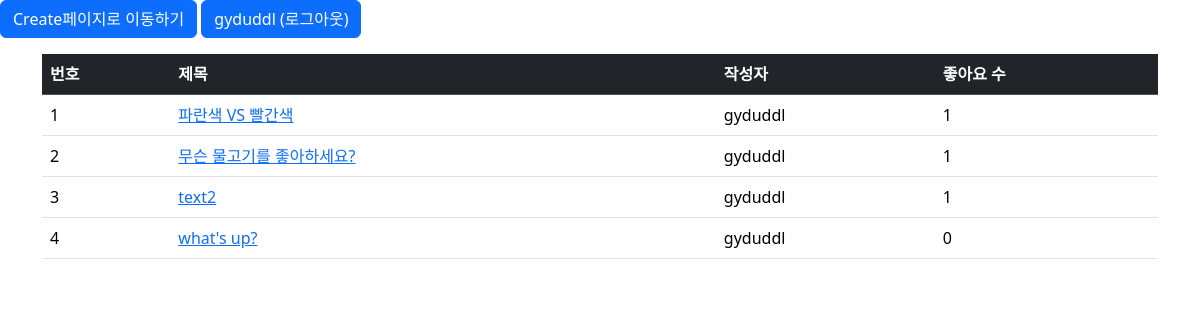
/polls/ (signed in), run on an earlier commit of the app's database.
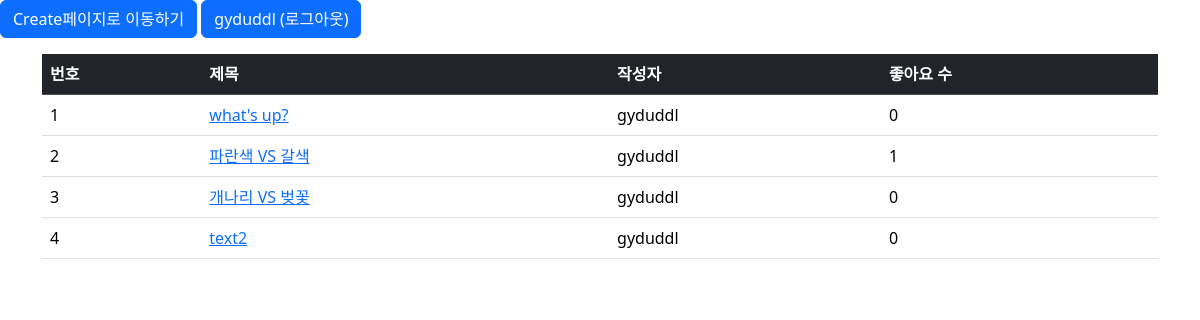
And on a later commit of the database.
### polls/models.py (models this page shows, shortened)
class Question(models.Model):
    user = models.ForeignKey(settings.AUTH_USER_MODEL, on_delete=models.CASCADE, default=1)
    like_users = models.ManyToManyField(settings.AUTH_USER_MODEL, related_name='like_articles')
    question_Text = models.CharField(max_length=200)
    pub_date = models.DateTimeField('date published')

### polls/views.py (the view)
# urls.py: path('', views.index, name='index'),
def index(request): # 메인 페이지
    latest_question_list = Question.objects.order_by('-pub_date')[:5]
    context = {'latest_question_list': latest_question_list}
    return render(request, 'polls/index.html', context)

### templates/polls/index.html
{% extends 'base.html' %}
{% block content %}
    {% if user.is_authenticated %}
    <a href="/polls/new/"  class="btn btn-primary">Create페이지로 이동하기</a>
    <a href="{% url 'common:logout' %}" class="btn btn-primary">{{ user.username }} (로그아웃)</a>
    {% else %}
    <a href="{% url 'common:login' %}" class="btn btn-primary">로그인</a>
    <a class="nav-link" href="{% url 'common:signup' %}">회원가입</a>
    {% endif %}
<div class="container my-3">
    <table class="table">
        <thead>
            <tr class="table-dark">
                <th>번호</th>
                <th>제목</th>
                <th>작성자</th>
                <th>좋아요 수</th>
            </tr>
        </thead>
        <tbody>
            {% if latest_question_list %}
            {% for question in latest_question_list %}
            <tr>
                <td>{{ forloop.counter }}</td>
                <td><a href="{% url 'polls:detail' question.id %}">{{ question.question_Text }}</a></td>
                <td>{{ question.user }}</td>
                <td>{{ question.like_users.all|length }}</td>
            </tr>
            {% endfor %}
            {% else %}
            <tr>
                <td colspan="3">질문이 없습니다.</td>
            </tr>
            {% endif %}
        </tbody>
    </table>
</div>
{% endblock %}

What changed in the data, as far as the page shows it:
removed Question: question_Text "무슨 물고기를 좋아하세요?", user "gyduddl", like_users.all|length "1"
changed Question "what's up?": moves up the list
changed Question: question_Text "파란색 VS 빨간색" → "파란색 VS 갈색"
added Question: question_Text "개나리 VS 벚꽃", user "gyduddl", like_users.all|length "0"
computed for Question "text2": like_users.all|length "1" → "0"
